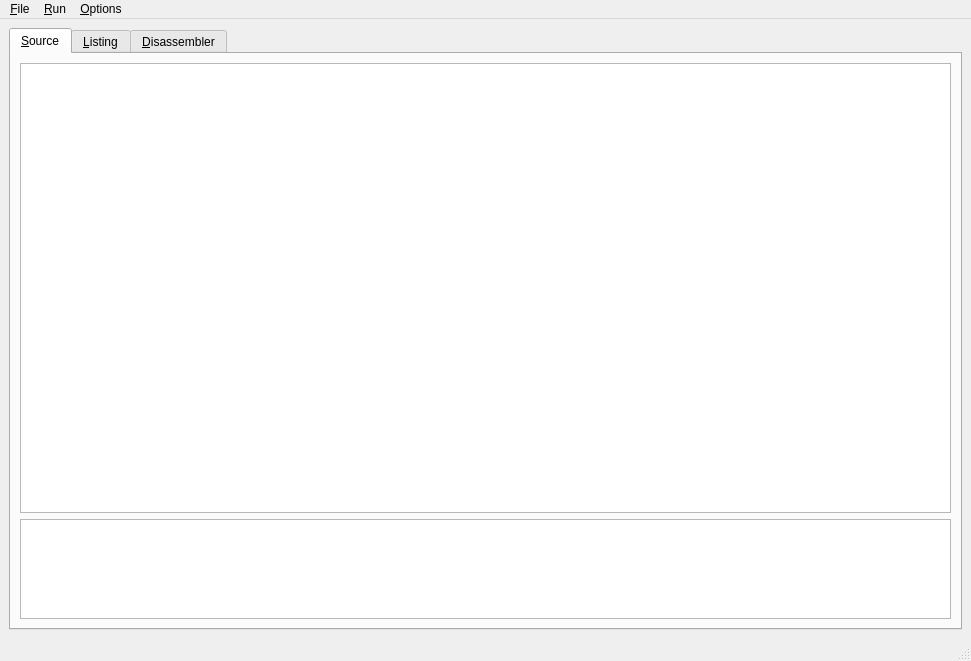
<ui version="4.0" >
 <class>MainWindow</class>
 <widget class="QMainWindow" name="MainWindow" >
  <property name="geometry" >
   <rect>
    <x>0</x>
    <y>0</y>
    <width>971</width>
    <height>661</height>
   </rect>
  </property>
  <property name="windowTitle" >
   <string>Mix Machine</string>
  </property>
  <widget class="QWidget" name="centralwidget" >
   <layout class="QHBoxLayout" >
    <item>
     <widget class="QTabWidget" name="tabWidget" >
      <property name="currentIndex" >
       <number>0</number>
      </property>
      <widget class="QWidget" name="tab_src" >
       <attribute name="title" >
        <string>&amp;Source</string>
       </attribute>
       <layout class="QVBoxLayout" >
        <item>
         <widget class="QTextEdit" name="txt_source" />
        </item>
        <item>
         <widget class="QListWidget" name="errors_list" >
          <property name="maximumSize" >
           <size>
            <width>16777215</width>
            <height>100</height>
           </size>
          </property>
         </widget>
        </item>
       </layout>
      </widget>
      <widget class="QWidget" name="tab_dbg" >
       <attribute name="title" >
        <string>&amp;Listing</string>
       </attribute>
       <layout class="QVBoxLayout" >
        <item>
         <widget class="QSplitter" name="splitter" >
          <property name="orientation" >
           <enum>Qt::Horizontal</enum>
          </property>
          <widget class="QTableView" name="listing_view" />
         </widget>
        </item>
       </layout>
      </widget>
      <widget class="QWidget" name="tab" >
       <attribute name="title" >
        <string>&amp;Disassembler</string>
       </attribute>
       <layout class="QVBoxLayout" >
        <item>
         <widget class="QTableView" name="disasm_view" />
        </item>
       </layout>
      </widget>
     </widget>
    </item>
   </layout>
  </widget>
  <widget class="QMenuBar" name="menubar" >
   <property name="geometry" >
    <rect>
     <x>0</x>
     <y>0</y>
     <width>971</width>
     <height>30</height>
    </rect>
   </property>
   <widget class="QMenu" name="menu_File" >
    <property name="title" >
     <string>&amp;File</string>
    </property>
    <addaction name="action_New" />
    <addaction name="action_Open" />
    <addaction name="separator" />
    <addaction name="action_Save" />
    <addaction name="action_Save_as" />
    <addaction name="separator" />
    <addaction name="action_Quit" />
   </widget>
   <widget class="QMenu" name="menuRun" >
    <property name="title" >
     <string>&amp;Run</string>
    </property>
    <addaction name="action_Assemble" />
    <addaction name="separator" />
    <addaction name="action_Step" />
    <addaction name="action_Run" />
   </widget>
   <widget class="QMenu" name="menuOptions" >
    <property name="title" >
     <string>&amp;Options</string>
    </property>
    <addaction name="action_Change_font" />
   </widget>
   <addaction name="menu_File" />
   <addaction name="menuRun" />
   <addaction name="menuOptions" />
  </widget>
  <widget class="QStatusBar" name="statusbar" />
  <action name="action_New" >
   <property name="text" >
    <string>&amp;New</string>
   </property>
   <property name="shortcut" >
    <string>Ctrl+N</string>
   </property>
  </action>
  <action name="action_Open" >
   <property name="text" >
    <string>&amp;Open</string>
   </property>
   <property name="shortcut" >
    <string>Ctrl+O</string>
   </property>
  </action>
  <action name="action_Save" >
   <property name="text" >
    <string>&amp;Save</string>
   </property>
   <property name="shortcut" >
    <string>Ctrl+S</string>
   </property>
  </action>
  <action name="action_Save_as" >
   <property name="text" >
    <string>Save &amp;as...</string>
   </property>
  </action>
  <action name="action_Quit" >
   <property name="text" >
    <string>&amp;Quit</string>
   </property>
   <property name="shortcut" >
    <string>Ctrl+Q</string>
   </property>
  </action>
  <action name="action_Delete" >
   <property name="text" >
    <string>&amp;Delete</string>
   </property>
   <property name="shortcut" >
    <string>Del</string>
   </property>
  </action>
  <action name="action_Run" >
   <property name="text" >
    <string>&amp;Run</string>
   </property>
   <property name="shortcut" >
    <string>F9</string>
   </property>
  </action>
  <action name="action_Profile" >
   <property name="text" >
    <string>&amp;Profiled run</string>
   </property>
   <property name="shortcut" >
    <string>F12</string>
   </property>
  </action>
  <action name="action_Assemble" >
   <property name="text" >
    <string>&amp;Assemble</string>
   </property>
   <property name="shortcut" >
    <string>F6</string>
   </property>
  </action>
  <action name="action_Change_font" >
   <property name="text" >
    <string>Change &amp;font</string>
   </property>
  </action>
  <action name="action_Step" >
   <property name="text" >
    <string>&amp;Step</string>
   </property>
   <property name="shortcut" >
    <string>F7</string>
   </property>
  </action>
  <action name="action_Run_2" >
   <property name="text" >
    <string>&amp;Run</string>
   </property>
   <property name="shortcut" >
    <string>F9</string>
   </property>
  </action>
 </widget>
 <resources/>
 <connections/>
</ui>
